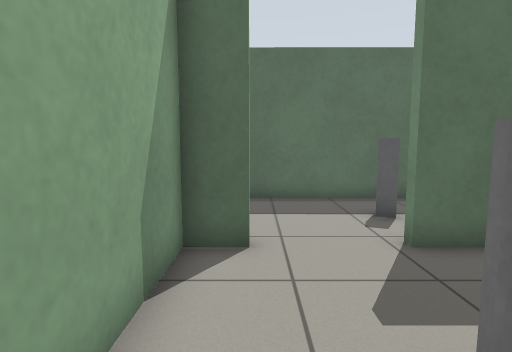
[1] (above)

13 first-person views from a walk through a robot-simulator world made for Gazebo. The camera is 0.93 m above the floor, tilts 6° down and sees 80° across. The floor is counted in squares, 0.5 m on a side. Each view is taken from the middle of a square. On the plan, view 1 faces up. The plan holds only what a view shows up to about 16 squares ahead; the rest is blank.

[2]
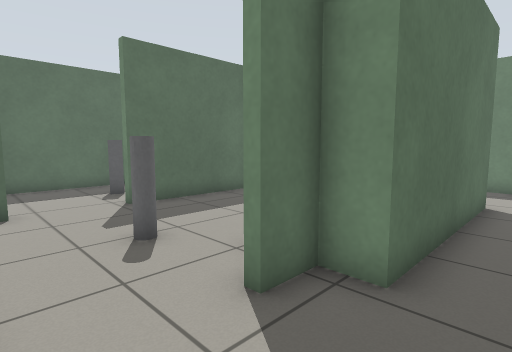

[3]
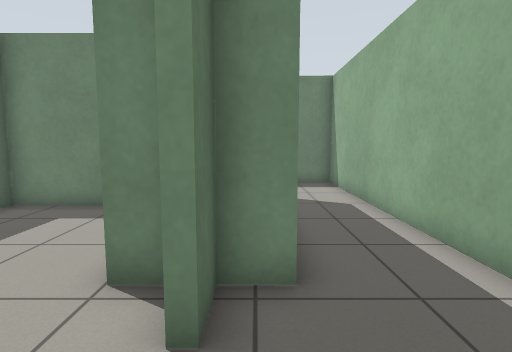

[4]
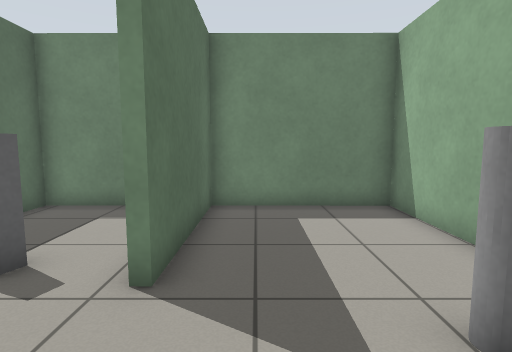

[5]
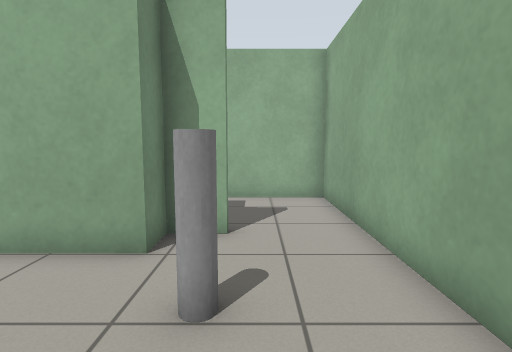

[6]
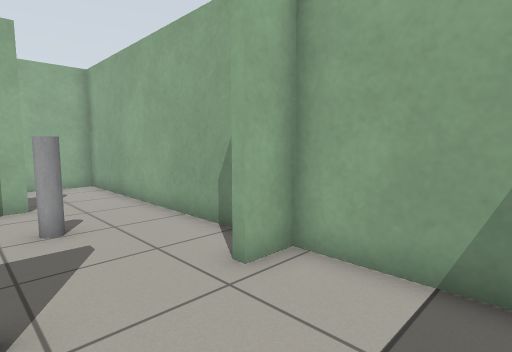

[7]
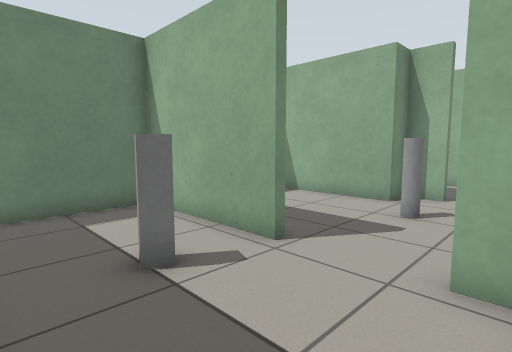

[8]
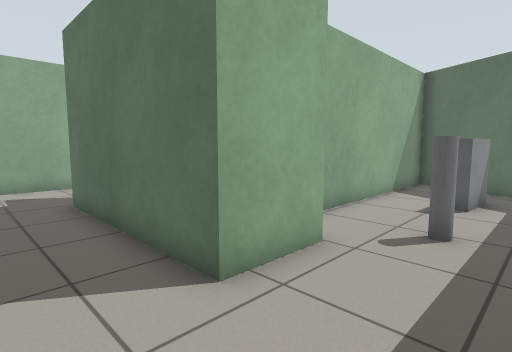

[9]
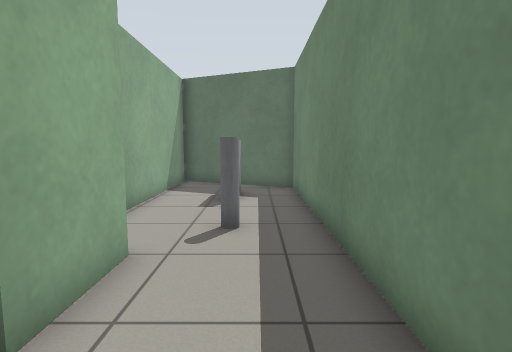

[10]
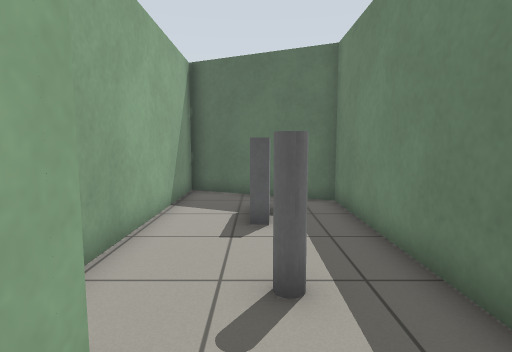

[11]
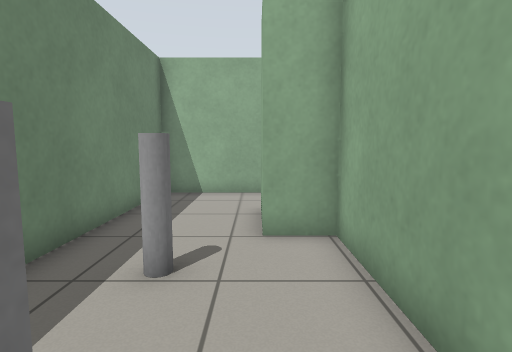

[12]
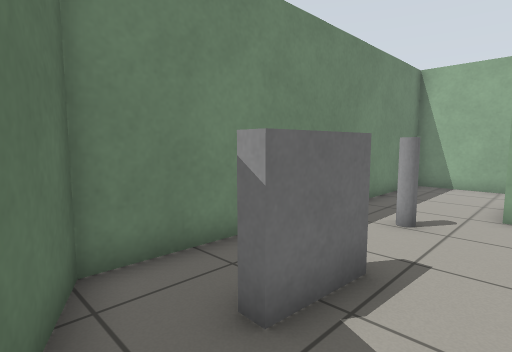

[13]
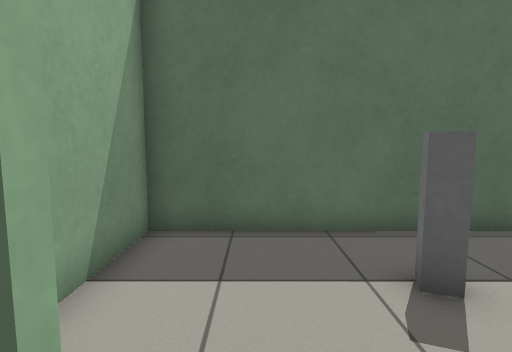

### Floor plan
Ten units are one square. View 1 is at (0, 0); x grows to the right and y downward. Boxes are objects, and circles mark ways between rooms. Rooms are numbered by the first view taken in them; rooms with no view inside come last. Other rooms are left out.
<svg viewBox="-19 -109 160 170">
<path fill="none" stroke="#000" d="M15 12 29 12 29 0 81 0 81 -53 29 -54 29 -56M99 1 99 26 29 25 29 15 15 15M-1 -57 -1 -54 -13 -54 -14 55 135 56 135 -5M29 -56 81 -56 81 -104M82 -104 -13 -104 -13 -57 -1 -57M135 -5 136 -79 84 -103 84 1 99 1"/>
<rect x="15" y="-25" width="10" height="10" fill="#bbb"><title>grey pole</title></rect>
<rect x="25" y="-85" width="10" height="10" fill="#bbb"><title>grey post</title></rect>
<rect x="105" y="-25" width="10" height="10" fill="#bbb"><title>grey pole</title></rect>
<rect x="105" y="-75" width="10" height="30" fill="#bbb"><title>grey box</title></rect>
<circle cx="10" cy="-50" r="3" fill="#2a7"/>
<circle cx="120" cy="0" r="3" fill="#2a7"/>
<text x="50" y="-10">1</text>
<text x="30" y="-80">2</text>
<text x="110" y="-50">3</text>
</svg>
Room 1 opens to room 2. Room 1 opens to room 3.

Where each view was taken, in squares from view 1:
view 1: 0 up, 0 right, facing up
view 2: 4 down, 1 left, facing up-right
view 3: 2 down, 1 left, facing right
view 4: 4 up, 1 left, facing right
view 5: 5 up, 1 right, facing down
view 6: 9 up, 3 right, facing down-left
view 7: 10 up, 1 left, facing down-right
view 8: 5 down, 13 right, facing up-left
view 9: 5 down, 12 right, facing up
view 10: 2 down, 11 right, facing up
view 11: 6 up, 10 right, facing down
view 12: 9 up, 9 right, facing down-right
view 13: 4 up, 1 right, facing up
